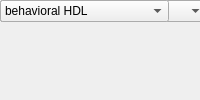
<?xml version="1.0" encoding="UTF-8"?>
<ui version="4.0">
 <class>MainWindow</class>
 <widget class="QMainWindow" name="MainWindow">
  <property name="windowTitle"><string>cmac</string></property>
  <widget class="QWidget" name="centralwidget">
   <!-- NOTE: this is a simplified structural mirror of the generated
        <module>_ui.py, not a full round-trip Designer file. Regenerate
        both from the same spec if you need to edit layout by hand. -->
       <widget class="QLabel" name="label_acc_len">
     <property name="text"><string>Number of Accumulations</string></property>
    </widget>
       <widget class="QLineEdit" name="acc_len"/>
       <widget class="QLabel" name="label_n_bits_a">
     <property name="text"><string>Number of bits 'a'</string></property>
    </widget>
       <widget class="QLineEdit" name="n_bits_a"/>
       <widget class="QLabel" name="label_bin_pt_a">
     <property name="text"><string>Binary point 'a'</string></property>
    </widget>
       <widget class="QLineEdit" name="bin_pt_a"/>
       <widget class="QLabel" name="label_n_bits_b">
     <property name="text"><string>Number of bits 'b'</string></property>
    </widget>
       <widget class="QLineEdit" name="n_bits_b"/>
       <widget class="QLabel" name="label_bin_pt_b">
     <property name="text"><string>Binary point 'b'</string></property>
    </widget>
       <widget class="QLineEdit" name="bin_pt_b"/>
       <widget class="QLabel" name="label_quantization">
     <property name="visible"><bool>false</bool></property>
     <property name="text"><string>Quantisation</string></property>
    </widget>
       <widget class="QComboBox" name="quantization">
     <property name="visible"><bool>false</bool></property>
     <item><property name="text"><string>Truncate</string></property></item>
     <item><property name="text"><string>Round  (unbiased: +/- Inf)</string></property></item>
     <item><property name="text"><string>Round  (unbiased: Even Values)</string></property></item>
    </widget>
       <widget class="QLabel" name="label_overflow">
     <property name="visible"><bool>false</bool></property>
     <property name="text"><string>Overflow</string></property>
    </widget>
       <widget class="QComboBox" name="overflow">
     <property name="visible"><bool>false</bool></property>
     <item><property name="text"><string>Wrap</string></property></item>
     <item><property name="text"><string>Saturate</string></property></item>
     <item><property name="text"><string>Flag as error</string></property></item>
    </widget>
       <widget class="QLabel" name="label_mult_latency">
     <property name="text"><string>Multiplier Latency</string></property>
    </widget>
       <widget class="QLineEdit" name="mult_latency"/>
       <widget class="QLabel" name="label_add_latency">
     <property name="text"><string>Adder Latency</string></property>
    </widget>
       <widget class="QLineEdit" name="add_latency"/>
       <widget class="QLabel" name="label_in_latency">
     <property name="visible"><bool>false</bool></property>
     <property name="text"><string>Input Latency</string></property>
    </widget>
       <widget class="QLineEdit" name="in_latency">
     <property name="visible"><bool>false</bool></property>
    </widget>
       <widget class="QLabel" name="label_conv_latency">
     <property name="visible"><bool>false</bool></property>
     <property name="text"><string>Convert Latency</string></property>
    </widget>
       <widget class="QLineEdit" name="conv_latency">
     <property name="visible"><bool>false</bool></property>
    </widget>
       <widget class="QLabel" name="label_multiplier_implementation">
     <property name="text"><string>Multiplier Implementation</string></property>
    </widget>
       <widget class="QComboBox" name="multiplier_implementation">
     <item><property name="text"><string>behavioral HDL</string></property></item>
     <item><property name="text"><string>standard core</string></property></item>
     <item><property name="text"><string>embedded multiplier core</string></property></item>
    </widget>
  </widget>
 </widget>
 <resources/>
 <connections/>
</ui>
